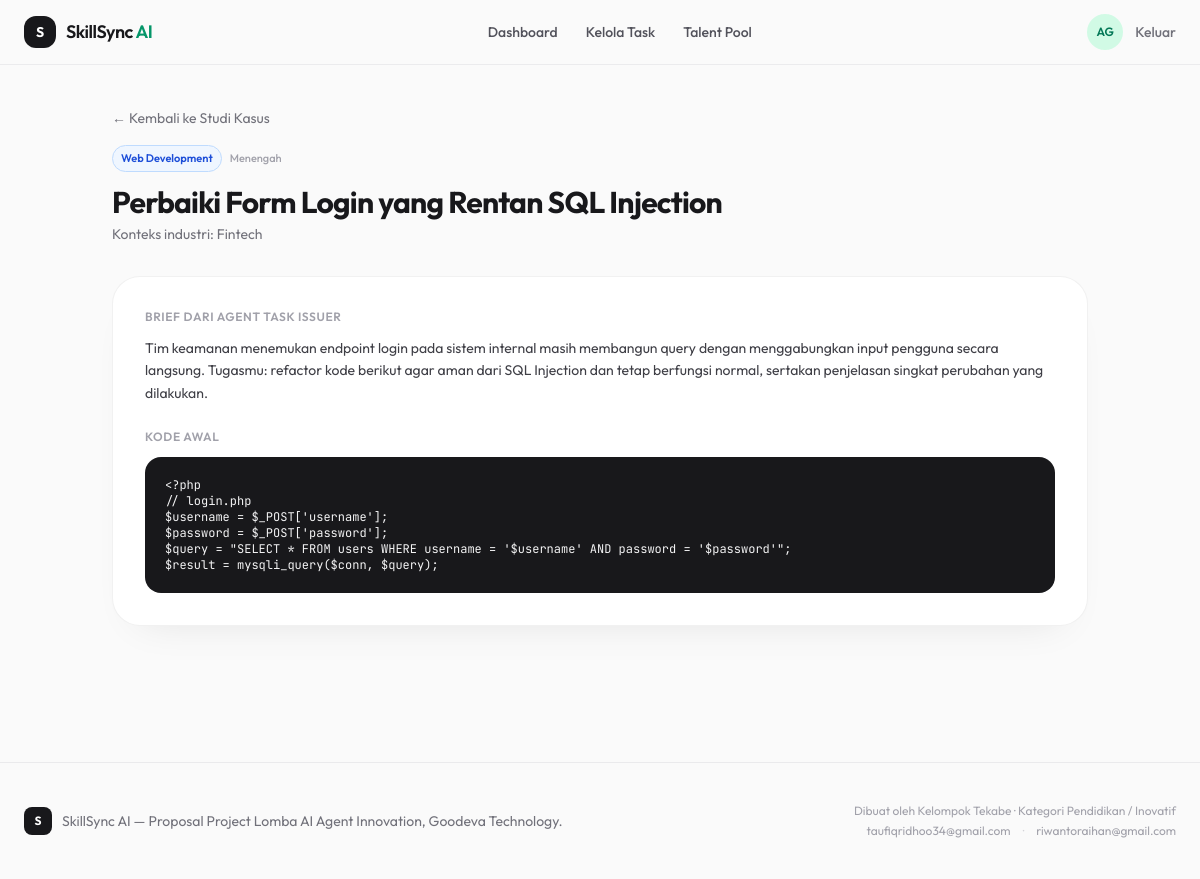
The page /task.php?id=1 (signed in) on the database its author committed.
### tables this page shows
CREATE TABLE tasks (
    id                INT UNSIGNED AUTO_INCREMENT PRIMARY KEY,
    category_id       INT UNSIGNED NOT NULL,
    created_by        INT UNSIGNED DEFAULT NULL COMMENT 'user_id mitra pembuat, NULL = auto-generated agent',
    title             VARCHAR(180) NOT NULL,
    slug              VARCHAR(200) NOT NULL UNIQUE,
    industry_context  VARCHAR(150) DEFAULT NULL COMMENT 'mis: Fintech, E-commerce, Logistik',
    case_brief        TEXT         NOT NULL COMMENT 'deskripsi studi kasus dari agent',
    starter_code      MEDIUMTEXT   DEFAULT NULL,
    difficulty        ENUM('pemula','menengah','mahir') NOT NULL DEFAULT 'pemula',
    is_active         TINYINT(1)   NOT NULL DEFAULT 1,
    created_at        DATETIME     NOT NULL DEFAULT CURRENT_TIMESTAMP,
    FOREIGN KEY (category_id) REFERENCES task_categories(id),
    FOREIGN KEY (created_by) REFERENCES users(id) ON DELETE SET NULL
);

CREATE TABLE task_categories (
    id    INT UNSIGNED AUTO_INCREMENT PRIMARY KEY,
    name  VARCHAR(60) NOT NULL UNIQUE,
    slug  VARCHAR(60) NOT NULL UNIQUE
);

### includes/functions.php (called while the page is built, shortened)
<?php
function e(?string $str): string
{
    return htmlspecialchars($str ?? '', ENT_QUOTES, 'UTF-8');
}

### task.php (the view, shortened to what this page needs)
<?php
require_once __DIR__ . '/includes/functions.php';
$pdo = db();
$taskId = (int) ($_GET['id'] ?? 0);
$stmt = $pdo->prepare('SELECT t.*, c.name AS category_name FROM tasks t JOIN task_categories c ON c.id = t.category_id WHERE t.id = ?');
$stmt->execute([$taskId]);
$task = $stmt->fetch();
require __DIR__ . '/includes/header.php';
?>
<section class="max-w-5xl mx-auto px-6 py-10">
  <a href="<?= APP_URL ?>/tasks.php" class="text-sm text-zinc-500 hover:text-zinc-900">&larr; Kembali ke Studi Kasus</a>
  <div class="mt-4 flex items-center gap-2">
    <span class="badge-info text-[11px] font-semibold px-2 py-1 rounded-full"><?= e($task['category_name']) ?></span>
    <span class="text-[11px] font-medium text-zinc-400 capitalize"><?= e($task['difficulty']) ?></span>
  </div>
  <h1 class="mt-3 text-3xl font-bold tracking-tight text-zinc-900"><?= e($task['title']) ?></h1>
  <p class="mt-1 text-sm text-zinc-500">Konteks industri: <?= e($task['industry_context'] ?: '-') ?></p>
  <div class="mt-8 surface rounded-3xl p-8">
    <p class="text-xs font-semibold uppercase tracking-wider text-zinc-400 mb-3">Brief dari Agent Task Issuer</p>
    <p class="text-sm text-zinc-700 leading-relaxed whitespace-pre-line"><?= e($task['case_brief']) ?></p>
    <?php if ($task['starter_code']): ?>
    <p class="text-xs font-semibold uppercase tracking-wider text-zinc-400 mt-6 mb-3">Kode Awal</p>
    <pre class="rounded-2xl bg-zinc-900 text-zinc-100 font-mono text-xs p-5 overflow-x-auto"><?= e($task['starter_code']) ?></pre>
    <?php endif; ?>
  </div>
</section>
<?php require __DIR__ . '/includes/footer.php'; ?>

### assets/css/style.css (style rules this page uses)
:root { --accent: #059669; --accent-dark: #047857; --accent-light: #d1fae5; --ink: #18181b; --paper: #fafafa; }
* { font-family: 'Outfit', system-ui, sans-serif; }
.font-mono, code, pre, textarea.code-editor { font-family: 'JetBrains Mono', ui-monospace, monospace; }
body { background: var(--paper); color: var(--ink); }
.surface { background: #ffffff; border: 1px solid rgba(24,24,27,0.06); box-shadow: 0 20px 40px -28px rgba(0,0,0,0.12); }
.badge-info { background: #eff6ff; color: #1d4ed8; border: 1px solid #bfdbfe; }

### rows shown on the page
tasks: category.name "Web Development", difficulty "Menengah", title "Perbaiki Form Login yang Rentan SQL Injection", industry_context "Fintech", case_brief "Tim keamanan menemukan endpoint login pada sistem internal masih membangun query dengan menggabungkan input pengguna secara langsung. Tugasmu: refactor kode berikut agar aman dari SQL Injection dan tetap berfungsi normal, sertakan penjelasan singkat perubahan yang dilakukan.", starter_code "<?php // login.php $username = $_POST['username']; $password = $_POST['password']; $query = \"SELECT * FROM users WHERE username = '$username' AND password = '$password'\"; $result = mysqli_query($conn, $query);"

### other values the page prints
initials($user['name']) "AG"
